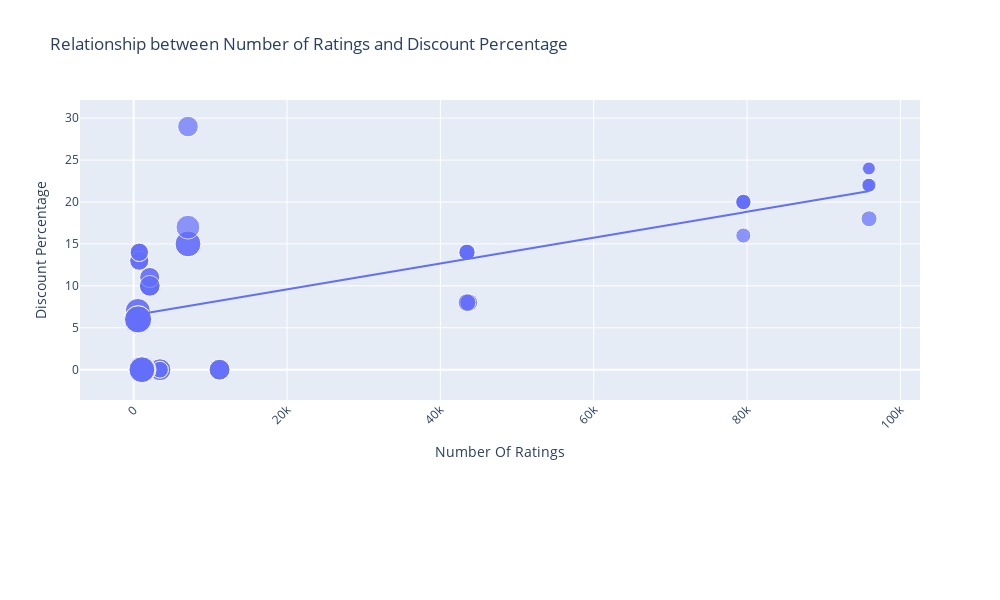

This figure's notebook cell:
### Code cell
figure = px.scatter(data_frame = data, x= "Number Of Ratings", y="Discount Percentage", size="Sale Price", trendline = "ols", title= "Relationship between Number of Ratings and Discount Percentage")
figure.update_layout(
    xaxis_tickangle=-45, 
    xaxis_title="Number Of Ratings", 
    yaxis_title="Discount Percentage",
    height=600,  
    width=1000,  
    margin=dict(b=200)  
)
figure.show()

### Figure 1 — Plotly figure (JSON) as saved in the notebook; plotly's stock layout.template omitted (floating-point values rounded to 4 significant figures)
{"data": [{"hovertemplate": "Number Of Ratings=%{x}<br>Discount Percentage=%{y}<br>Sale Price=%{marker.size}<extra></extra>", "legendgroup": "", "marker": {"color": "#636efa", "size": [49900, 84900, 84900, 77000, 77000, 49900, 49900, 77000, 89900, 41999, 39999, 41999, 41999, 41999, 131900, 117100, 131900, 117100, 74999, 117900, 117100, 117900, 99900, 44999, 140900, 130900, 64900, 120900, 59900, 75900, 110900, 130900, 120900, 64900, 64900, 75900, 75900, 120900, 59900, 120900, 75900, 140900, 70900, 70900, 75900, 59900, 110900, 120900, 130900, 130900, 54999, 54999, 29999, 34999, 34999, 34999, 54999, 29999, 46999, 46999, 46999, 46999], "sizemode": "area", "sizeref": 352.2, "symbol": "circle"}, "mode": "markers", "name": "", "orientation": "v", "showlegend": false, "type": "scatter", "x": [3431, 3431, 3431, 11202, 11202, 3431, 3431, 11202, 1454, 79512, 79512, 79582, 79512, 79512, 1078, 1078, 1078, 1078, 7088, 7088, 1078, 7088, 7081, 95909, 542, 580, 740, 545, 740, 2101, 545, 580, 580, 730, 730, 2101, 2101, 580, 740, 580, 2092, 545, 2101, 2092, 2101, 740, 545, 580, 580, 580, 43707, 43707, 95807, 95909, 95807, 95909, 43470, 95909, 43470, 43470, 43470, 43470], "xaxis": "x", "y": [0, 0, 0, 0, 0, 0, 0, 0, 0, 20, 16, 20, 20, 20, 0, 0, 0, 0, 29, 15, 0, 15, 17, 18, 6, 6, 13, 6, 14, 10, 7, 6, 6, 13, 13, 10, 10, 6, 14, 6, 10, 6, 11, 11, 10, 14, 7, 6, 6, 6, 8, 8, 24, 22, 22, 22, 8, 24, 14, 14, 14, 14], "yaxis": "y"}, {"hovertemplate": "<b>OLS trendline</b><br>Discount Percentage = 0.000154292 * Number Of Ratings + 6.49233<br>R<sup>2</sup>=0.468988<br><br>Number Of Ratings=%{x}<br>Discount Percentage=%{y} <b>(trend)</b><extra></extra>", "legendgroup": "", "marker": {"color": "#636efa", "symbol": "circle"}, "mode": "lines", "name": "", "showlegend": false, "type": "scatter", "x": [542, 545, 545, 545, 545, 580, 580, 580, 580, 580, 580, 580, 580, 730, 730, 740, 740, 740, 740, 1078, 1078, 1078, 1078, 1078, 1454, 2092, 2092, 2101, 2101, 2101, 2101, 2101, 3431, 3431, 3431, 3431, 3431, 7081, 7088, 7088, 7088, 11202, 11202, 11202, 43470, 43470, 43470, 43470, 43470, 43707, 43707, 79512, 79512, 79512, 79512, 79582, 95807, 95807, 95909, 95909, 95909, 95909], "xaxis": "x", "y": [6.576, 6.576, 6.576, 6.576, 6.576, 6.582, 6.582, 6.582, 6.582, 6.582, 6.582, 6.582, 6.582, 6.605, 6.605, 6.607, 6.607, 6.607, 6.607, 6.659, 6.659, 6.659, 6.659, 6.659, 6.717, 6.815, 6.815, 6.816, 6.816, 6.816, 6.816, 6.816, 7.022, 7.022, 7.022, 7.022, 7.022, 7.585, 7.586, 7.586, 7.586, 8.221, 8.221, 8.221, 13.2, 13.2, 13.2, 13.2, 13.2, 13.24, 13.24, 18.76, 18.76, 18.76, 18.76, 18.77, 21.27, 21.27, 21.29, 21.29, 21.29, 21.29], "yaxis": "y"}], "layout": {"height": 600, "legend": {"itemsizing": "constant", "tracegroupgap": 0}, "margin": {"b": 200}, "title": {"text": "Relationship between Number of Ratings and Discount Percentage"}, "width": 1000, "xaxis": {"anchor": "y", "autorange": true, "domain": [0, 1], "range": [-6998.0, 102600.0], "tickangle": -45, "title": {"text": "Number Of Ratings"}, "type": "linear"}, "yaxis": {"anchor": "x", "autorange": true, "domain": [0, 1], "range": [-3.613, 32.16], "title": {"text": "Discount Percentage"}, "type": "linear"}}}
